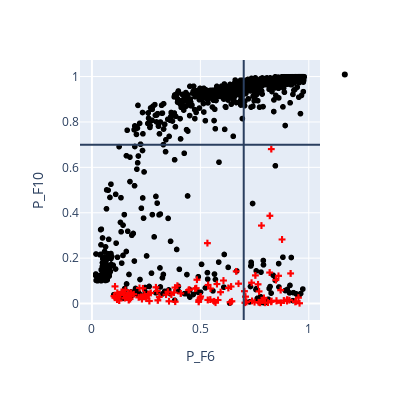

The notebook cell saved with this chart:
### Code cell
fig = px.scatter(ngc_2682, ngc_2682['P_F6'], ngc_2682['P_F10'],
                 color=ngc_2682['qf'],
#                  symbol=ngc_2682['qf'], 
                 width=400, height=400)
fig.add_hline(y=0.7)
fig.add_vline(x=0.7)
# fig.update_traces(marker_symbol=np.array(['cross','circle']), selector=dict(type='scatter'))
fig.update_traces(x = ngc_2682['P_F6'], y = ngc_2682['P_F10'], mode="markers", showlegend=True,
                  marker=dict(color = np.where(ngc_2682['qf']==0,'red','black'),symbol=np.where(ngc_2682['qf']==0,'cross','circle')))
fig.show()

### Figure 1 — Plotly figure (JSON) as saved in the notebook; plotly's stock layout.template omitted (floating-point values rounded to 4 significant figures; data arrays with more than 128 entries replaced by an {"elided": "..."} marker saying what was removed)
{"data": [{"hovertemplate": "P_F6=%{x}<br>P_F10=%{y}<br>qf=%{marker.color}<extra></extra>", "legendgroup": "", "marker": {"color": {"elided": "1541 str values"}, "coloraxis": "coloraxis", "symbol": {"elided": "1541 str values"}}, "mode": "markers", "name": "", "showlegend": true, "type": "scattergl", "x": {"elided": "1541 float values"}, "xaxis": "x", "y": {"elided": "1541 float values"}, "yaxis": "y"}], "layout": {"coloraxis": {"colorbar": {"title": {"text": "qf"}}, "colorscale": [[0, "#0d0887"], [0.1111, "#46039f"], [0.2222, "#7201a8"], [0.3333, "#9c179e"], [0.4444, "#bd3786"], [0.5556, "#d8576b"], [0.6667, "#ed7953"], [0.7778, "#fb9f3a"], [0.8889, "#fdca26"], [1, "#f0f921"]]}, "height": 400, "legend": {"tracegroupgap": 0}, "margin": {"t": 60}, "shapes": [{"type": "line", "x0": 0, "x1": 1, "xref": "x domain", "y0": 0.7, "y1": 0.7, "yref": "y"}, {"type": "line", "x0": 0.7, "x1": 0.7, "xref": "x", "y0": 0, "y1": 1, "yref": "y domain"}], "width": 400, "xaxis": {"anchor": "y", "domain": [0, 1], "title": {"text": "P_F6"}}, "yaxis": {"anchor": "x", "domain": [0, 1], "title": {"text": "P_F10"}}}}
